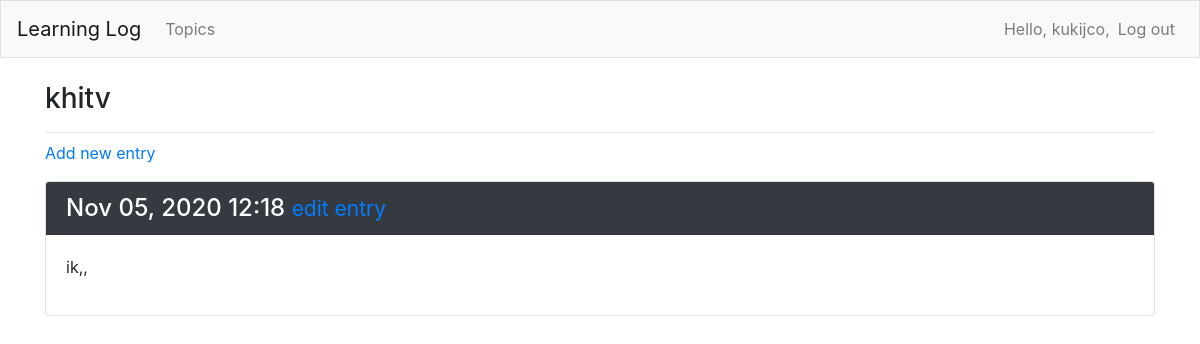
Page /topics/4/ (signed in) on the committed database.
### learning_logs/models.py (models this page shows, shortened)
class Topic(models.Model):
    text = models.CharField(max_length=200)
    date_added = models.DateTimeField(auto_now_add=True)
    owner = models.ForeignKey(User, on_delete=models.CASCADE)
    def __str__(self):
        return self.text

class Entry(models.Model):
    topic = models.ForeignKey(Topic, on_delete=models.CASCADE)
    text = models.TextField()
    date_added = models.DateTimeField(auto_now_add=True)
    class Meta:
        verbose_name_plural = 'entries'

### learning_logs/views.py (the view)
# urls.py: path('topics/<int:topic_id>/', views.topic, name='topic'),
@login_required
def topic(request, topic_id):
    topic = get_object_or_404(Topic, id=topic_id)
    if topic.owner != request.user:
        raise Http404
    entries = topic.entry_set.order_by('-date_added')
    context = {'topic': topic, 'entries': entries}
    return render(request, 'learning_logs/topic.html', context)

### learning_logs/templates/learning_logs/topic.html
{% extends "learning_logs/base.html" %}
{% block page_header %}
<h3>{{ topic }}</h3>
{% endblock page_header %}
{% block content %}
<p>
    <a href="{% url 'learning_logs:new_entry' topic.id %}">Add new entry</a>
</p>
{% for entry in entries %}
    <div class="card mb-3">
        <h4 class="card-header text-white bg-dark">
            {{ entry.date_added|date:'M d, Y H:i' }}
            <small><a href="{% url 'learning_logs:edit_entry' entry.id %}">edit entry</a></small>
        </h4>
        <div class="card-body">
            {{ entry.text|linebreaks }}
        </div>
    </div>
{% empty %}
    <p>There are no entries for this topic yet.</p>
{% endfor %}
{% endblock content %}

### learning_logs/templates/learning_logs/base.html (shortened to what this page needs)
{% load bootstrap4 %}
<!doctype html>
<html lang="en">
<head>
  {% bootstrap_css %}
</head>
<body>
  <nav class="navbar navbar-expand-md navbar-light bg-light mb-4 border">
    <a class="navbar-brand" href="{% url 'learning_logs:index' %}">Learning Log</a>
    <div class="collapse navbar-collapse" id="navbarCollapse">
      <ul class="navbar-nav mr-auto">
        <li class="nav-item">
          <a class="nav-link" href="{% url 'learning_logs:topics' %}">Topics</a>
        </li>
      </ul>
      <ul class="navbar-nav ml-auto">
        {% if user.is_authenticated %}
          <li class="nav-item">
            <span class="navbar-text">Hello, {{ user.username }},</span>
          </li>
          <li class="nav-item">
            <a class="nav-link" href="{% url 'users:logout' %}">Log out</a>
          </li>
        {% endif %}
      </ul>
    </div>
  </nav>
  <main role="main" class="container">
    <div class="pb-2 mb-2 border-bottom">
      {% block page_header %}{% endblock page_header %}
    </div>
    <div>
      {% block content %}{% endblock content %}
    </div>
  </main>
</body>
</html>

### rows in the picture
Topic: text "khitv"
Entry: date_added "Nov 05, 2020 12:18", text "ik,,"

### other values in the picture
{{ user.username }} "kukijco"
